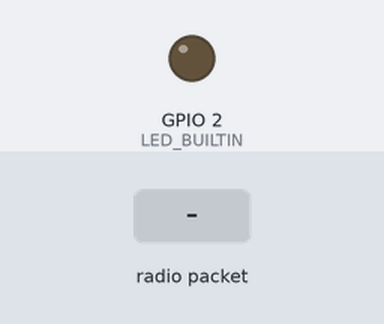
The program below on a simulated ESP32. Parts: output pins drawn as LEDs (lit = HIGH). Inputs (shaded band) come from the test bench. WiFi joins after 1.5 s; servers stay silent unless stated; uploads are accepted with an empty reply; random numbers use the default seed unless the program sets one; what the program prints to the serial monitor is not drawn. At 3.1 s the program restarts the board; the recording ends there.

Above: at 1.2 s.
1.3 s: radio packet "0" arrives
At 1.7 s:
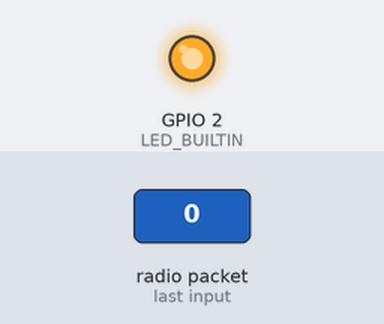
Timing chart, 0 to 3.1 s (numbered marks = the images above; inputs shaded):
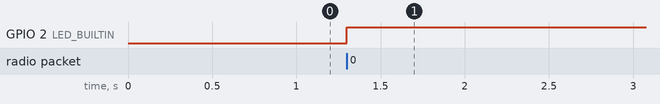

The program:

main.cpp
```cpp
// (licence header left out)
#include <Arduino.h>
#include <WiFi.h>
#include <esp_wifi.h>
#include <esp_now.h>
#include <ArduinoJson.h>
#include <HTTPClient.h>

#include "main.h"
#include "battery.h"

/* Define the WiFi credentials */
#define WIFI_SSID  				"OPPO A9 2020" //"AndroidAP69FA"//
#define WIFI_PASSWORD 			"Fostinos" //"ayyoub02@"//

#define ENABLE_SLEEP 			false


/* HTTP Objects */
WiFiClient wifiClient;
HTTPClient httpClient;

// Get rom vcc voltage (equivalent to ESP.getVcc() but not working properly)
// extern "C" int rom_phy_get_vdd33();

// ESP-NOW Incoming Data Flag (Stored in RTC Memory)
RTC_DATA_ATTR bool isNewData = false;
// Serial Incoming Data Flag (Stored in RTC Memory)
RTC_DATA_ATTR bool isNewCommand = false;

// All ESP_Data (Stored in RTC Memory)
RTC_DATA_ATTR  ESP_Data allData[ESP_TOTAL];
// ESP_Command (Stored in RTC Memory)
RTC_DATA_ATTR ESP_Command cmd;
RTC_DATA_ATTR String RxBuffer;

// Synchronization Byte (Stored in RTC Memory)
RTC_DATA_ATTR uint8_t sync;
// Times (Stored in RTC Memory)
RTC_DATA_ATTR uint32_t sleepTime = SLEEP_TIME * s_TO_uS_FACTOR;
RTC_DATA_ATTR uint32_t activityTime = ACTIVITY_TIME * s_TO_uS_FACTOR;

// Not to be modified : ESP_Data RECEIVER MAC ADDRESS
uint8_t addressESP_CommandReceiver[ESP_ADDR] = {
	broadcastAddresses[BOARD_ID + 1][0],
	broadcastAddresses[BOARD_ID + 1][1],
	broadcastAddresses[BOARD_ID + 1][2],
	broadcastAddresses[BOARD_ID + 1][3],
	broadcastAddresses[BOARD_ID + 1][4],
	broadcastAddresses[BOARD_ID + 1][5]
};


// Buffer and counter of Serial Incoming Data
int count = 0;

unsigned long wakeUpTime = 0;
unsigned long currentTime = 0;
unsigned long lastTime = 0;			// used only in toggleLED function
uint8_t channel = 1;

void setup() {
	// Save the time firstly
	wakeUpTime = micros();
	currentTime = wakeUpTime;

	Serial.begin(115200);

	// LED Pin Mode
	pinMode(LED_BUILTIN, OUTPUT);
	digitalWrite(LED_BUILTIN, LOW); // Turn off LED

	// Init WiFI
	initWiFi();

	// Init ESP-NOW
	initESP_NOW();

	//
	Serial.print("\nActivity Time = ");
	Serial.println(activityTime);

	Serial.print("\nSleep Time = ");
	Serial.println(sleepTime);
}

void loop() {
	currentTime = micros();
	if ( !ENABLE_SLEEP || ((currentTime - wakeUpTime) < activityTime) )
	{
		getUARTData();
		if(isNewData)
		{
			isNewData = false;
			if(isNewCommand)
			{
				isNewCommand = false;

				// Send ESPCommand
				beginCommandSending();
			}
			// Store All ESPData on Cloud
			sendDataServer();
      ESP.restart();
    }

	}else // (currentTime  - wakeUpTime) >= activityTime
	{
		// Activity Time Over
		// Going to Sleep Mode
		if(ENABLE_SLEEP)
		{
			Serial.println("\nActivity Time Over");
			Serial.println("Going to Sleep Mode");
			currentTime = micros();
			esp_sleep_enable_timer_wakeup(sleepTime);
			esp_deep_sleep_start();
		}

	}


	if(digitalRead(LED_BUILTIN) == HIGH)  // if LED on
	{
		digitalWrite(LED_BUILTIN, LOW); // Turn LED off
	}

}


/**
 * @fn 					- initWiFi
 *
 * @brief 				- This function initializes WiFi network
 *
 * @return 				- none
 */
void initWiFi(void)
{
	WiFi.mode(WIFI_STA);
    esp_wifi_set_promiscuous(true);
    esp_wifi_set_channel(channel, WIFI_SECOND_CHAN_NONE);
    esp_wifi_set_promiscuous(false);
    WiFi.printDiag(Serial);
}

/**
 * @fn 					- initESP_NOW
 *
 * @brief 				- This function initializes ESP_NOW network
 *
 * @return 				- none
 */
void initESP_NOW(void)
{
	WiFi.disconnect();
	if (esp_now_init() != 0) {
		Serial.println("\nError initializing ESP-NOW");
		return;
	}
	// Set ESP-NOW role

	// Once ESPNow is successfully init, register CallBack functions
	esp_now_register_send_cb(OnDataSent);
	esp_now_register_recv_cb(OnDataRecv);

	// Register peer
	esp_now_peer_info_t peerInfo;
	peerInfo.channel = channel;
	peerInfo.ifidx   = ESP_IF_WIFI_STA;
	peerInfo.encrypt = false;
	memcpy(peerInfo.peer_addr, addressESP_CommandReceiver, 6);
	esp_now_add_peer(&peerInfo);
}


/**
 * @fn					- OnDataSent
 *
 * @brief				- Callback Function when data is sent
 *
 * @param[in]			- Receiver MAC Address
 *
 * @param[in]			- Sending Status
 *
 * @return				- none
 *
 * @note				- Callback Function
 */
void OnDataSent(const uint8_t *mac_addr, esp_now_send_status_t sendStatus)
{
	Serial.print("\r\nLast Packet Send Status: ");
	if (sendStatus == 0){
		Serial.println("Delivery success");
		// Synchronization
		sync = SYNC_ACK;
		if(cmd.command == CMD_ACTIVITY)
		{
			activityTime = cmd.time * s_TO_uS_FACTOR;
		}else if(cmd.command == CMD_SLEEP)
		{
			sleepTime = cmd.time * s_TO_uS_FACTOR;
		}
	}
	else{
		Serial.println("Delivery fail");
		// Desynchronization
		sync = SYNC_NACK;
	}
}


/**
 * @fn					- OnDataRecv
 *
 * @brief				- Callback Function when data is received
 *
 * @param[in]			- Sender MAC Address
 *
 * @param[in]			- Pointer to Incoming Data
 *
 * @param[in]			- Incoming Data Length
 *
 * @return				- none
 *
 * @note				- Callback Function
 */
void OnDataRecv(const uint8_t * mac_addr, const uint8_t *incomingData, int len)
{
	// Incoming Data is ESP_Data

	digitalWrite(LED_BUILTIN, HIGH); // Turn LED on

	// Check Synchronization
	if(sync != SYNC_ACK)
	{
		// Synchronize
		sync = SYNC_ACK;
		// Storing Sync Byte to RTC Memory
		Serial.println("\nStoring Sync Byte");

	}

	// Get current ESP_Data from sensors
	ESP_Data data = getESPData();

	Serial.println("\n******* Current ESP_Data *******\n");
	printESPData(data);

	// Storing Current All ESP_Data to RTC Memory
	Serial.println("\nStoring All ESP_Data");

	// Copy Current ESP_Data to All ESP_Data Array
	memcpy(&allData, &data, sizeof(ESP_Data));

	// Copy IncomingData to All ESP_Data Array
	memcpy(&allData[BOARD_ID + 1], incomingData, len);


	// Print All ESP_Data
	printAllESPData();

	// Set isNewData
	isNewData = true;
}


/**
 * @fn					- beginCommandSending
 *
 * @brief				- This function sends the new ESP_Command
 *
 * @return				- none
 *
 * @note				- none
 */
void beginCommandSending()
{
	// Get current ESP_Command from UART
	ESP_Command cmd = getESPCommand();

	// Send ESP_Command
	esp_now_send(addressESP_CommandReceiver, (uint8_t*)&cmd, sizeof(cmd));

}


/**
 * @fn					- printAllESPData
 *
 * @brief				- This function prints all ESP_Data of RTC Memory
 *
 * @return				- none
 *
 * @note 				- none
 */
void printAllESPData()
{
	// Print All ESP_Data
	ESP_Data data;
	Serial.println("\n\n*********** ESP_Data Informations **********\n");
	for(uint8_t i=0; i < (ESP_TOTAL - BOARD_ID); i++)
	{
		memcpy(&data, &allData[i], sizeof(ESP_Data));
		printESPData(data);
	}
}


/**
 * @fn					- printESPData
 *
 * @brief				- This function prints ESP_Data on Serial Monitor
 *
 * @param[in]			- ESP_Data to be printed
 *
 * @return				- none
 *
 * @note				- none
 */
void printESPData(ESP_Data data)
{
	Serial.println();
	Serial.println("ESP BOARD ID    : " + String(data.board_ID));
	Serial.println("ESP Battery     : " + String(data.battery) + " %");
	Serial.println("ESP Temperature : " + String(data.temperature) + " °C");
	Serial.println("ESP Humidity    : " + String(data.humidity) + " %");
	Serial.println("ESP Pressure    : " + String(data.pressure) + " mbar");
	Serial.println("ESP Luminosity  : " + String(data.luminosity) + " lux");
	Serial.println();
}


/**
 * @fn					- getESPData
 *
 * @brief				- This function gets ESP_Data of the current ESP Board
 *
 * @return				- Currrent ESP_Data
 *
 * @note				- none
 */
ESP_Data getESPData(void)
{
	ESP_Data data;
	data.board_ID = BOARD_ID;
	data.battery = getBatteryPercentage(VCC_VOLTAGE_MAX);	// 100%
	data.temperature = random(0, 101); 						// [0; 100]     (unit : °C)
	data.humidity = random(0, 101); 						// [0%; 100%]
	data.pressure = random(1000, 1051); 					// [1000; 1050] (unit : mbar)
	data.luminosity = random(100, 10000); 					// [100; 10000] (unit : lux)
	return data;
}


/**
 * @fn					- getESPCommand
 *
 * @brief				- This function gets the new ESP_Command
 *
 * @return				- new ESP_Command
 *
 * @note				- To be called when new ESP_Command arrives through UART Interface
 */
ESP_Command getESPCommand(void)
{

	cmd.time = (uint32_t)RxBuffer.toInt();

	Serial.print("RxBuffer = ");
	Serial.println(RxBuffer);

	RxBuffer.clear();

	// Write the new ESP_Command.time to corresponding time in RTC Memory
	if(cmd.command == CMD_SLEEP)
	{
		if(cmd.time <= 0 || cmd.time >= 3600)
		{
			cmd.time = SLEEP_TIME;
		}
	}else if (cmd.command == CMD_ACTIVITY)
	{
		if(cmd.time <= 0 || cmd.time >= 10)
		{
			cmd.time = ACTIVITY_TIME;
		}
	}
	Serial.println("\nCMD ID : " + String(cmd.board_ID));
	Serial.println("\nCMD TYPE : " + String(cmd.command));
	Serial.println("\nCMD TIME : " + String(cmd.time));

	return cmd;
}


/**
 * @fn					- sendDataServer
 *
 * @brief 				- This function sends All ESPData to the server
 *
 * @return				- none
 *
 */
void sendDataServer(void)
{
	if(esp_now_deinit() != ESP_OK)
	{
		Serial.println("Error De-initialization of ESP-NOW");
	}

	initWiFi();

	// Start WiFi
	WiFi.begin(WIFI_SSID, WIFI_PASSWORD);
	Serial.print("Connecting to Wi-Fi Station....");
	while (WiFi.status() != WL_CONNECTED) {
		Serial.print(".");
		delay(50);
	}
	Serial.println();

	WiFi.printDiag(Serial);

	DynamicJsonDocument doc(2048);
	for(int i=0; i<ESP_TOTAL; i++)
	{
		doc[BOARD_ID + i]["board_ID"] = allData[BOARD_ID + i].board_ID;
		doc[BOARD_ID + i]["battery"] = allData[BOARD_ID + i].battery;
		doc[BOARD_ID + i]["temperature"] = allData[BOARD_ID + i].temperature;
		doc[BOARD_ID + i]["humidity"] = allData[BOARD_ID + i].humidity;
		doc[BOARD_ID + i]["pressure"] = allData[BOARD_ID + i].pressure;
		doc[BOARD_ID + i]["luminosity"] = allData[BOARD_ID + i].luminosity;
	}
	String stringJson;
	serializeJson(doc, stringJson);

	httpClient.begin("https://espserver101.herokuapp.com/postdata");
	httpClient.addHeader("Content-Type", "application/json");
	int httpResponseCode = httpClient.POST(stringJson);
	if(httpResponseCode > 0)
	{
		String payload = httpClient.getString();
		Serial.println(payload);
	}else
	{
		Serial.println("Error on HTTP response");
	}
}

/**
 * @fn					- getUARTData
 *
 * @brief 				- This function receives UART Data
 *
 * @return				- none
 *
 */
void getUARTData(void)
{
	while (Serial.available()) {
		char inChar = (char)Serial.read();
		if(count == 0)
		{
			if(inChar == 'A')
			{
				cmd.command = CMD_ACTIVITY;
			}else if(inChar == 'S')
			{
				cmd.command = CMD_SLEEP;
			}
		}else if(count >= 1 && count <= 4)
		{
			RxBuffer += inChar;
		}
		if(inChar == '\n') {
			isNewCommand = true;
			count = 0;
			break;
		}
		count++;
	}
}
```

battery.h
```cpp
// (licence header left out)
#ifndef __BATTERY_H
#define __BATTERY_H


#include <stdint.h>


/**
 * @brief ESP CHIP CHARACTERISTICS : Those Macros depend on ESP Chip
 *
 * Those Macros are for ESP8266 and ESP32 Chips
 */

#define ESP8266_VOLTAGE_MAX                   3.6F
#define ESP8266_VOLTAGE_TYP                   3.3F
#define ESP8266_VOLTAGE_MIN                   2.58F

#define ESP32_VOLTAGE_MAX                     3.6F
#define ESP32_VOLTAGE_TYP                     3.3F
#define ESP32_VOLTAGE_MIN                     2.3F

#define VCC_VOLTAGE_MAX                       ESP8266_VOLTAGE_TYP
#define VCC_VOLTAGE_MIN                       ESP8266_VOLTAGE_MIN


#define ESP8266_ADC_RESOLUTION                1023U             // 10 bits resolution ADC in ESP8266
#define ESP32_ADC_RESOLUTION                  4095U             // 12 bits resolution ADC in ESP32

/**
 * @brief ADC_RESOLUTION : This Macro depends on ESP Chip
 *
 * By default ADC_RESOLUTION = ESP8266_ADC_RESOLUTION
 */
#define ADC_RESOLUTION                        ESP8266_ADC_RESOLUTION


/*************************************************************************
 * @fn					- getBatteryPercentage
 *
 * @brief				- This function calculates the percentage of the battery
 *
 * @param[in]			- Value of Vcc Voltage
 *
 * @return				- Percentage of Battery
 *
 * @note				- none
 *
 */
uint8_t getBatteryPercentage(float vcc);

#endif /* __BATTERY_H */
```

main.h
```cpp
// (licence header left out)
#ifndef __MAIN_H
#define __MAIN_H

/**
 * @brief Only for ESP32 framework
 * By preceding the declaration of variable by RTC_RODATA_ATTR or RTC_DATA_ATTR,
 * we indicate to the compiler that it will be stored in the RTC memory
 *
 * RTC_RODATA_ATTR = Read-Only Data
 * RTC_DATA_ATTR = Writeable Data
 *
 */

// For ESP8266, RTC Memory size is 512 Bytes
// For ESP32, RTC Memory size is 8 KBytes

/*
 * Required Includes
*/
#include <stdint.h>

/*
 * Possible ESP Board ID (0 to 5)
*/
#define 		ESP_BOARD_INV			((int8_t)-1)		// ESP Board ID Invalid
#define 		ESP_BOARD_0				((uint8_t)0)		// ESP Board ID 0 (Main ESP)
#define 		ESP_BOARD_1				((uint8_t)1)		// ESP Board ID 1
#define 		ESP_BOARD_2				((uint8_t)2)		// ESP Board ID 2
#define 		ESP_BOARD_3				((uint8_t)3)		// ESP Board ID 3
#define 		ESP_BOARD_4				((uint8_t)4)		// ESP Board ID 4
#define 		ESP_BOARD_5				((uint8_t)5)		// ESP Board ID 5

/*
 * Current ESP Board ID
*/
// TODO: To be changed to corresponding Board ID
#define 		BOARD_ID				ESP_BOARD_0

/*
 * Generic Macros
*/
#define 		ESP_TOTAL				4					// Total of ESP (4 Boards)
#define 		ESP_ADDR				6					// ESP MAC Address size (6 Bytes)
#define 		RESERVED				6					// Reserved Bytes for other sensors (6 Bytes)
#define 		SLEEP_TIME				30					// Default Sleep Time (in Seconds)
#define 		ACTIVITY_TIME			5					// Default Activity Time before going to Sleep Mode (in Seconds)
#define 		s_TO_uS_FACTOR 			1000000 			// Conversion Factor for Seconds to MicroSeconds
#define 		ms_TO_uS_FACTOR 		1000	 			// Conversion Factor for MiliSeconds to MicroSeconds

/*
 * Command Types
 * @COMMAND_TYPES
*/
#define 		CMD_SLEEP				((uint8_t)0)		// Command Type for configuring Sleep Mode Time
#define 		CMD_ACTIVITY			((uint8_t)1)		// Command Type for configuring Activity Mode Time


/*
 * Sync Types
 * @COMMAND_TYPES
*/
#define 		SYNC_ACK				0xF5U				// Synchronization
#define 		SYNC_NACK			 	0xA5U				// DeSynchronization

/*
 * ESP Data Structure
*/
typedef struct
{
	uint8_t board_ID;							/*!< ESP Board ID (1 Byte) */
	uint8_t battery;							/*!< Battery Level value (1 Byte) */
	uint8_t temperature;						/*!< Temperature value from sensor (1 Byte) */
	uint8_t humidity;							/*!< Humidity value from sensor (1 Byte) */
	uint16_t pressure;							/*!< Pressure value from sensor (2 Bytes) */
	uint16_t luminosity;						/*!< Luminosity value from sensor (2 Bytes) */
	uint8_t reserved[RESERVED];					/*!< Reserved Bytes for other sensors (RESERVED Bytes) */
} ESP_Data;  // size = (8 + RESERVED) Bytes

/*
 * ESP Command Structure
*/
typedef struct
{
	uint8_t board_ID;							/*!< ESP Board ID (Only ESP_BOARD_0 is acceptable) */
	uint8_t command;							/*!< Command [possible values : @COMMAND_TYPES] (1 Byte) */
	uint32_t time;								/*!< Time (4 Byte) */
} ESP_Command;  // size = 6 Bytes


/*
 * ESP MAC Addresses Table
*/
const uint8_t broadcastAddresses[ESP_TOTAL][ESP_ADDR] = {
	{0x10, 0x52, 0x1C, 0x67, 0x71, 0xA0},		// ESP ID 0 MAC Address (Main ESP)
	{0x2C, 0xF4, 0x32, 0x19, 0x86, 0xF5},		// ESP ID 1 MAC Address
	{0x50, 0x02, 0x91, 0x68, 0x34, 0x57},		// ESP ID 2 MAC Address
	{0xA4, 0xCF, 0x12, 0xD9, 0x93, 0xAB},		// ESP ID 3 MAC Address
	};


// PROTOTYPES (IMPLEMENTED IN MAIN.CPP)


/**
 * @fn 					- initWiFi
 *
 * @brief 				- This function initializes WiFi network
 *
 * @return 				- none
 */
void initWiFi(void);

/**
 * @fn 					- initESP_NOW
 *
 * @brief 				- This function initializes ESP_NOW network
 *
 * @return 				- none
 */
void initESP_NOW(void);


/**
 * @fn					- OnDataSent
 *
 * @brief				- Callback Function when data is sent
 *
 * @param[in]			- Receiver MAC Address
 *
 * @param[in]			- Sending Status
 *
 * @return				- none
 *
 * @note				- Callback Function
 */
void OnDataSent(const uint8_t *mac_addr, esp_now_send_status_t sendStatus);


/**
 * @fn					- OnDataRecv
 *
 * @brief				- Callback Function when data is received
 *
 * @param[in]			- Sender MAC Address
 *
 * @param[in]			- Pointer to Incoming Data
 *
 * @param[in]			- Incoming Data Length
 *
 * @return				- none
 *
 * @note				- Callback Function
 */
void OnDataRecv(const uint8_t * mac_addr, const uint8_t *incomingData, int len);

/**
 * @fn					- beginCommandSending
 *
 * @brief				- This function sends the new ESP_Command
 *
 * @return				- none
 *
 * @note				- none
 */
void beginCommandSending();

/**
 * @fn					- printAllESPData
 *
 * @brief				- This function prints all ESP_Data of RTC Memory
 *
 * @return				- none
 *
 * @note				- none
 */
void printAllESPData(void);

/**
 * @fn					- printESPData
 *
 * @brief				- This function prints ESP_Data on Serial Monitor
 *
 * @param[in] 			- ESP_Data to be printed
 *
 * @return				- none
 *
 * @note				- none
 */
void printESPData(ESP_Data data);

/**
 * @fn					- getESPData
 *
 * @brief				- This function gets ESP_Data of the current ESP Board
 *
 * @return				- Currrent ESP_Data
 *
 * @note				- none
 */
ESP_Data getESPData(void);

/**
 * @fn					- getESPCommand
 *
 * @brief				- This function gets the new ESP_Command
 *
 * @return				- new ESP_Command
 *
 * @note				- To be called when new ESP_Command arrives through UART Interface
 */
ESP_Command getESPCommand(void);


/**
 * @fn					- toggleLED
 *
 * @brief				- This function toogles LED every 200ms
 *
 * @param[in] 			- Current time
 *
 * @return				- none
 *
 * @note				- none
 */
void toggleLED(unsigned long currentTime);


/**
 * @fn					- sendDataServer
 *
 * @brief 				- This function sends All ESPData to the server
 *
 * @return				- none
 *
 */
void sendDataServer(void);

/**
 * @fn					- getUARTData
 *
 * @brief 				- This function receives UART Data
 *
 * @return				- none
 *
 */
void getUARTData(void);

#endif /* __MAIN_H */
```

battery.cpp
```cpp
// (licence header left out)
#include "battery.h"


/*************************************************************************
 * @fn					- getBatteryPercentage
 *
 * @brief				- This function calculates the percentage of the battery
 *
 * @param[in]			- Value of Vcc Voltage
 *
 * @return				- Percentage of Battery
 *
 * @note				- none
 *
 */
uint8_t getBatteryPercentage(float vcc)
{
    if(vcc >= VCC_VOLTAGE_MAX)
    {
      return 100U;
    }else if (vcc <= VCC_VOLTAGE_MIN)
    {
      return 0U;
    }else   // VCC_VOLTAGE_MIN < vcc < VCC_VOLTAGE_MAX
    {
      float percentage = 0.0;
      percentage = 100 * (vcc - VCC_VOLTAGE_MIN)/(VCC_VOLTAGE_MAX - VCC_VOLTAGE_MIN);
      return uint8_t(percentage);
    }
}
 
```

Measured:
- after the input at 1.3 s, GPIO 2 (LED_BUILTIN): LOW → HIGH at once
